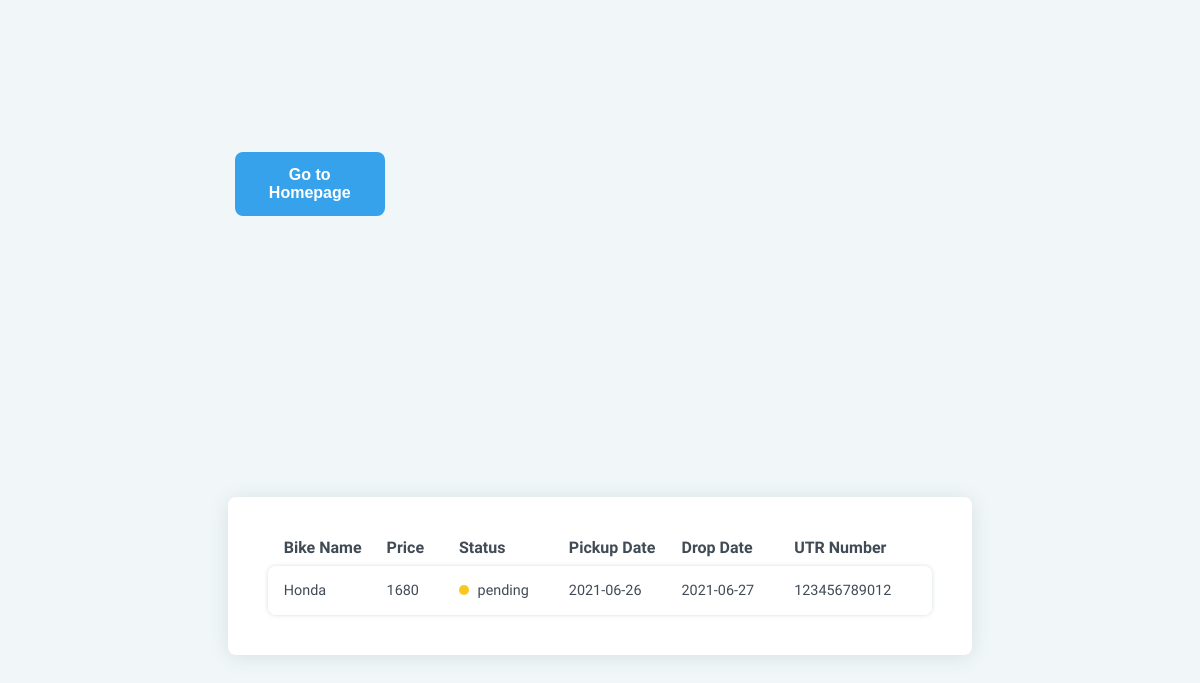
Page /mytransactions.php (signed in) on the committed database.
### tables this page shows
CREATE TABLE `booking` (
  `id` int(255) NOT NULL,
  `bikeid` int(255) NOT NULL,
  `userid` int(255) NOT NULL,
  `price` int(255) NOT NULL,
  `pdate` date NOT NULL,
  `ddate` date NOT NULL,
  `utr` varchar(20) NOT NULL,
  `bstatus` varchar(20) NOT NULL,
  `vname` varchar(40) NOT NULL
);

### mytransactions.php (the view, shortened to what this page needs)
<?php
                if(isset($_SESSION['aid'])) {
                    include 'database.php';
                    header("Location: admin.php");
                  }
                elseif(isset($_SESSION['email'])) {
                $userid= $_SESSION["id"];
?>
<head>
  <link rel="stylesheet" href="mytransactions.css">
</head>
<body>
<a class="bn49" href="index.php">Go to Homepage</a>
  <table>
    <thead>
      <tr>
        <th>Bike Name</th>
        <th>Price</th>
        <th>Status</th>
        <th>Pickup Date</th>
        <th>Drop Date</th>
        <th>UTR Number</th>
        <th></th>
      </tr>
      <?php
                $dbhost = "localhost:3307";
                $dbuser = "root";
                $dbpass = "";
                $dbname = "dreambikes";
                $conn1 = mysqli_connect($dbhost, $dbuser, $dbpass,$dbname) or die("Unable to connect to database");
                $sql1 = "SELECT * FROM booking where userid= '$userid' ";
                $result1 = mysqli_query($conn1, $sql1) or die(mysqli_error($conn1));
            while($det = mysqli_fetch_assoc($result1)){
                if($det["bstatus"] === "pending"){
                    $class1 = "status-icon pending";
                }elseif($det["bstatus"] =="success"){
                    $success = true;
                    $reviewpending = false;
                    $class1 = "status-icon approved";
                }
                else{
                  $class1 = "status-icon review";
                }
                ?>
    </thead>
    <tbody>
        <tr class="table-row">
         <td><?php echo $det["vname"]?></td>
        <td><?php echo $det["price"]?></td>
       <td>
           <span class="<?php echo"$class1"?>">
         </span>
         <?php
         echo $det["bstatus"];
         ?>
       </td>
         <td><?php echo $det["pdate"]?></td>
         <td><?php echo $det["ddate"]?></td>
         <td><?php echo $det["utr"]?></td>
       </tr>
    </tbody>
    <?php }
      ?>
  </table>
</body>
<?php
                }
else
                header("Location: log.php");
            ?>

### mytransactions.css (style rules this page uses)
*, *:before, *:after { box-sizing: border-box; }
body { font-family: "Hind Siliguri", sans-serif; display: grid; justify-content: center; align-items: center; color: var(--clr-gray-dark); background: var(--clr-gray-light1); }
table { box-shadow: 0px 2px 20px var(--clr-gray-light); padding: 2rem; border-radius: 0.5rem; border-collapse: separate; border-spacing: .5rem; text-align: left; background: white; }
.table-row { box-shadow: 0px 0px 5px var(--clr-gray-light); border-radius: 0.5rem; transition: 250ms all ease-in-out; cursor: pointer; }
.table-row > td { padding: 1rem; font-size: 0.9rem; }
th { padding-left: 1rem; }
.status-icon { height: 10px; width: 10px; display: inline-block; border-radius: 50%; margin-right: 5px; }
.pending { background: var(--clr-pending); }

### mytransactions.php (style rules this page uses)
.bn49 { border: 0; text-align: center; display: inline-block; padding: 14px; width: 150px; margin: 7px; color: #ffffff; background-color: #36a2eb; border-radius: 8px; font-family: "proxima-nova-soft", sans-serif; font-weight: 600; text-decoration: none; transition: box-shadow 200ms ease-out; }

### rows in the picture
booking: vname "Honda", price "1680", bstatus "pending", pdate "2021-06-26", ddate "2021-06-27", utr "123456789012"
